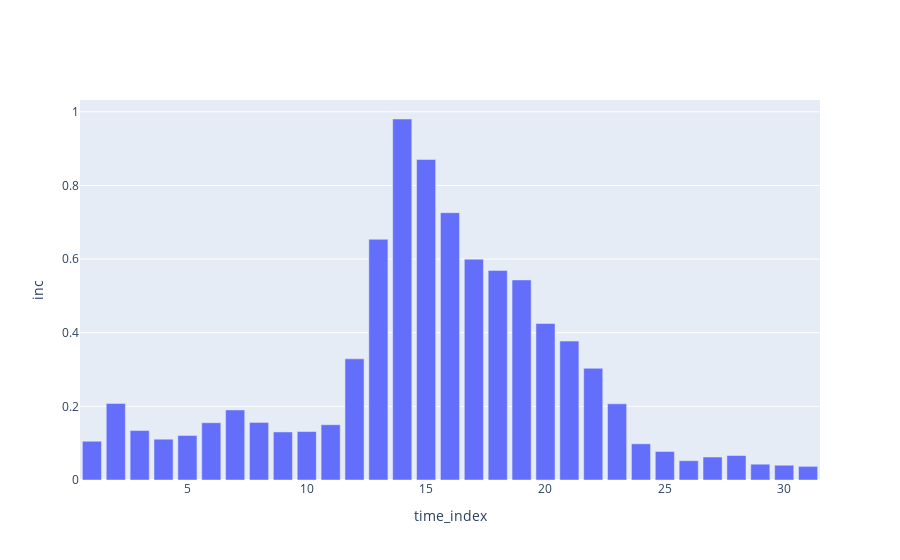

The code cell stored with this chart in its notebook:
### Code cell
# Plot incidences data
plot = plots.IncidenceNumberPlot()
plot.add_data(flu_data, time_key='time_index', inc_key='inc')
plot.show()

### Figure 1 — Plotly figure (JSON) as saved in the notebook; plotly's stock layout.template omitted (floating-point values rounded to 4 significant figures)
{"data": [{"name": "cases", "type": "bar", "x": [1, 2, 3, 4, 5, 6, 7, 8, 9, 10, 11, 12, 13, 14, 15, 16, 17, 18, 19, 20, 21, 22, 23, 24, 25, 26, 27, 28, 29, 30, 31], "y": [0.1053, 0.208, 0.1344, 0.1108, 0.121, 0.1555, 0.1903, 0.1565, 0.1305, 0.1315, 0.1501, 0.3291, 0.6537, 0.9805, 0.8705, 0.7259, 0.5998, 0.5691, 0.5434, 0.4249, 0.3773, 0.3034, 0.207, 0.09828, 0.07748, 0.05239, 0.06239, 0.06639, 0.04292, 0.04015, 0.03708]}], "layout": {"xaxis": {"title": {"text": "time_index"}}, "yaxis": {"title": {"text": "inc"}}}}
